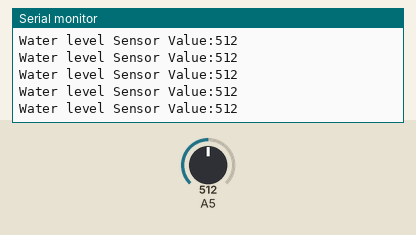
A sketch run on a simulated Arduino Uno, built with avr-gcc and run on an emulated ATmega328P. On the bench: the last lines printed to the serial monitor. Inputs (shaded band) come from the test bench; at power-on: A5 = 512.

Above: at 1.2 s.
1.3 s: A5 set to 716
At 1.31 s:
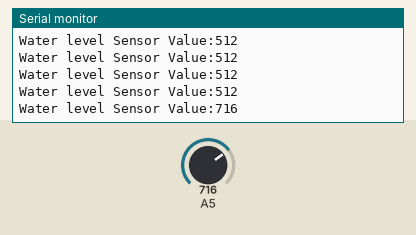
2.8 s: A5 set to 900
At 2.82 s:
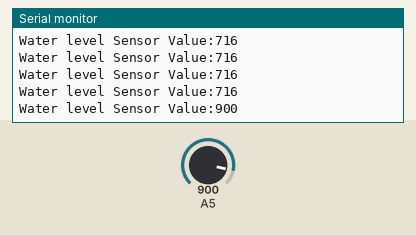
Timing chart, 0 to 5.8 s (numbered marks = the images above; inputs shaded):
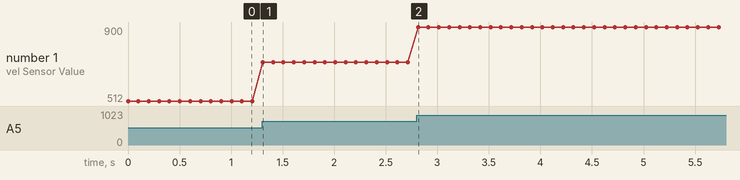

Measured:
- after the input at 1.3 s, the serial monitor: prints a new line at once (image 1)
- after the input at 2.8 s, the serial monitor: prints a new line at once (image 2)
- plotted number 1: 512 → 716 after the input at 1.3 s, 716 → 900 after the input at 2.8 s

The sketch:

watersensor.ino
```cpp
void setup(){
   Serial.begin(9600);
 }

void loop(){
   Serial.print("Water level Sensor Value:");
  Serial.println(analogRead(A5));
  delay(100);
 }
```
